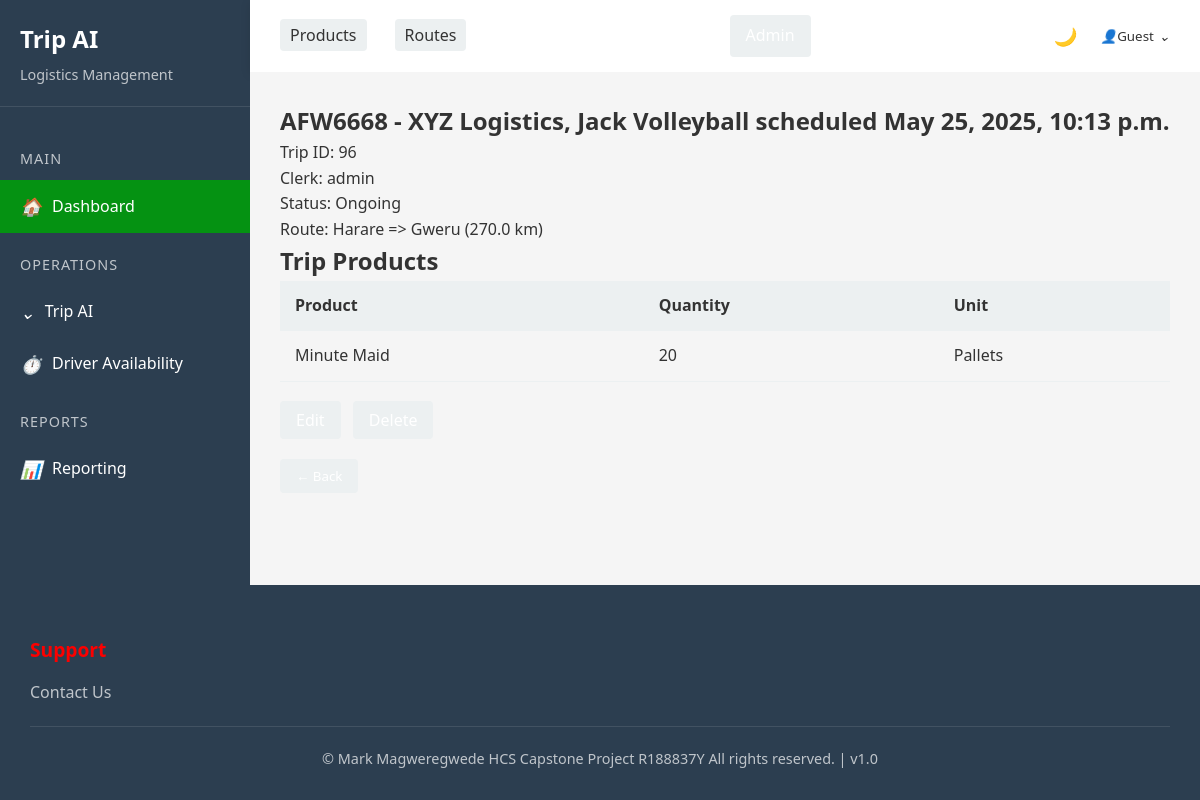
/app/trip/96/, run on an earlier commit of the app's database.
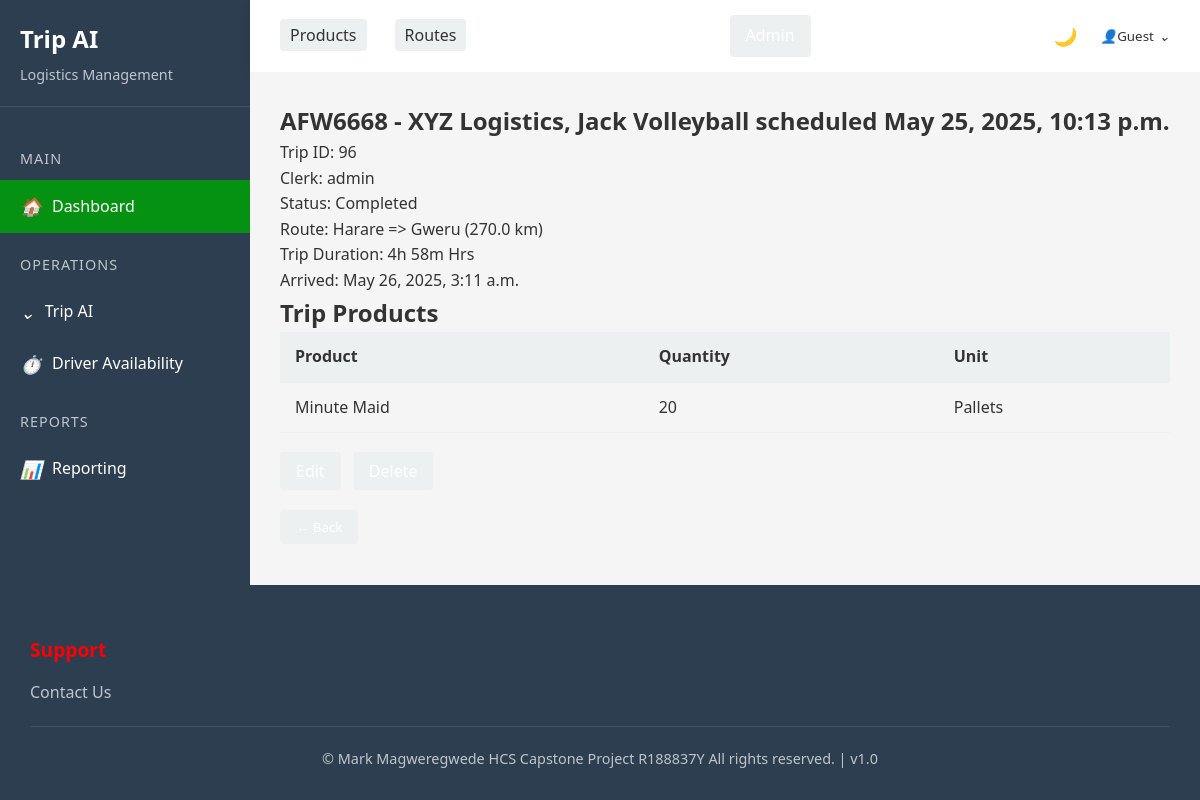
And on a later commit of the database.
### triplog/models.py (models this page shows, shortened)
class Trip(models.Model):
    truck = models.ForeignKey(Truck, on_delete=models.CASCADE, related_name="trips")
    driver = models.ForeignKey(Driver, on_delete=models.CASCADE, related_name="trips")
    departure_time = models.DateTimeField()
    arrival_time = models.DateTimeField(null=True, blank=True)
    status = models.CharField(max_length=20, choices=[("Ongoing", "Ongoing"), ("Completed", "Completed")], default="Ongoing")
    clerk = models.ForeignKey("auth.User",on_delete=models.CASCADE)

class Truck(models.Model):
    plate_number = models.CharField(max_length=7, unique=True)
    capacity_kg = models.FloatField()
    truck_company = models.ForeignKey(TruckCompany, on_delete=models.CASCADE, related_name="trucks")
    status = models.CharField(max_length=50, choices=[("Active", "Active"),("In Use", "In Use"),("Maintenance", "Maintenance")])
    def __str__(self):
        return f"{self.plate_number} - {self.truck_company.name}"

class TruckCompany(models.Model):
    name = models.CharField(max_length=255)
    contact = models.CharField(max_length=20)
    email = models.CharField(max_length=30)
    address = models.CharField(max_length=255)

class Driver(models.Model):
    name = models.CharField(max_length=255)
    license_number = models.CharField(max_length=10, unique=True)
    assigned_truck = models.OneToOneField(
        Truck, on_delete=models.SET_NULL, null=True, blank=True,unique=True)
    contact = models.CharField(max_length=10)
    def __str__(self):
        return self.name

class TripRoute(models.Model):
    trip = models.ForeignKey(Trip, on_delete=models.CASCADE, related_name="trip_routes")
    route = models.ForeignKey(Route, on_delete=models.CASCADE)
    actual_time_min = models.IntegerField(editable=True, null=True, blank=True)  # Auto-calculated field

class Route(models.Model):
    origin = models.CharField(max_length=255)
    destination = models.CharField(max_length=255)
    distance_km = models.FloatField()
    estimated_time_min = models.IntegerField()

class TripProduct(models.Model):
    trip = models.ForeignKey(Trip, on_delete=models.CASCADE, related_name="trip_products")
    product = models.ForeignKey(Product, on_delete=models.CASCADE)
    quantity = models.IntegerField()
    unit = models.CharField(max_length=50, choices=[("Pallets", "Pallets"), ("Cases", "Cases")])

class Product(models.Model):
    name = models.CharField(max_length=255)
    category = models.CharField(max_length=20, choices=[("Water", "Water"), ("Cordial", "Cordial"),("Juice","Juice")])
    description = models.TextField()

### triplog/views.py (the view)
# urls.py: path("trip/<int:pk>/", TripDetailView.as_view(), name="trip_detail"),
class TripDetailView(DetailView):
    model = Trip
    template_name = "trip/trip_detail.html"
    context_object_name = "trip"
    def get_context_data(self, **kwargs):
        context = super().get_context_data(**kwargs)
        context['trip_routes'] = TripRoute.objects.filter(trip=self.object)
        context['tripproducts'] = TripProduct.objects.filter(trip=self.object)
        return context

### triplog/templatetags/time_filters.py (called while the page is built)
@register.filter
def minutes_to_hours(minutes):
    if minutes is None:
        return "Trip NOT COMPLETE"  # Handle cases where the value is None
    hours = minutes // 60
    mins = minutes % 60
    return f"{hours}h {mins}m" if hours else f"{mins}m"

### templates/trip/trip_detail.html (shortened to what this page needs)
{% extends "base.html" %}
{% load time_filters %}
{% block content %}
<div class="trip">
    <h2>{{ object.truck }}, {{ object.driver }} scheduled {{ object.departure_time }}</h2>
    <p>Trip ID: {{ object.id }}</p>
    <p>Clerk: {{ object.clerk }}</p>
    <p>Status: {{ object.status }}</p>
    {% if trip_routes %}
    {% for route in trip_routes %}
    <p>Route: {{ route.route.origin }} => {{ route.route.destination }} ({{ route.route.distance_km }} km)</p>
    {% if object.status == "Completed" %}
    <p>Trip Duration: {{ route.actual_time_min|minutes_to_hours|default:"-" }} Hrs </p>
    {% endif %}
    {% endfor %}
    {% endif %}
    {% if object.status == "Completed" %}
    <p>Arrived: {{ object.arrival_time }}</p>
    {% endif %}
</div>
<div>
    <h2>Trip Products</h2>
    {% if tripproducts %}
    <table>
        <tr>
            <th>Product</th>
            <th>Quantity</th>
            <th>Unit</th>
        </tr>
        {% for product in tripproducts %}
        <tr>
            <td>{{ product.product.name }}</td>
            <td>{{ product.quantity }}</td>
            <td>{{ product.unit }}</td>
        </tr>
        {% endfor %}
    </table>
    {% else %}
    <p>No products assigned to this trip yet.</p>
    {% endif %}
</div>
<div>
    <br>
    <a href="{% url 'trip_edit' trip.pk %}" class="btn btn-secondary">Edit</a>
    <a href="{% url 'trip_delete' trip.pk %}" class="btn btn-secondary delete-btn">Delete</a>
    <br>
    <br>
    <button id="back-btn" onclick="history.back()" class="back-btn btn btn-secondary">← Back</button>
</div>
{% endblock content %}

### templates/base.html (shortened to what this page needs)
{% load static %}
<!DOCTYPE html>
<html lang="en">
<head>
    <link rel="stylesheet" href="{% static 'css/style.css' %}">
</head>
<body>
    <div class="container">
        <aside class="sidebar">
            <div onclick="window.location.href='/';" style="cursor: pointer;" class="sidebar-header">
                <h2>Trip AI</h2>
                <p>Logistics Management</p>
            </div>
            <div class="sidebar-menu">
                <div class="menu-category">Main</div>
                <div class="menu-item active" onclick="window.location.href='/app'">
                    <i class="icon-home"></i>
                    <span>Dashboard</span>
                </div>
                <div class="menu-category">Operations</div>
                <div class="menu-item" onclick="toggleSubmenu('trip-ai-menu')">
                    <i class="icon-chevron"></i>
                    <span>Trip AI</span>
                </div>
                <div class="menu-item" onclick="loadContent('driver-availability')">
                    <i class="icon-availability"></i>
                    <span>Driver Availability</span>
                </div>
                <div class="menu-category">Reports</div>
                <div class="menu-item" onclick="window.location.href='/app/reporting/';">
                    <i class="icon-reporting"></i>
                    <span>Reporting</span>
                </div>
            </div>
        </aside>
        <main class="main-content">
            <nav class="navbar">
                <ul class="nav-links">
                    <li><a href="{% url 'product_list'  %}" class="btn btn-secondary">Products</a></li>
                    <li><a href="{% url 'route_list'  %}" class="btn btn-secondary">Routes</a></li>
                </ul>
                <a href="/admin" class="btn btn-secondary" target=" _blank">Admin</a>
                <div class="user-actions">
                    <div class="dark-mode-toggle" id="darkModeToggle">
                        <i class="icon-moon"></i>
                    </div>
                    <div class="user-dropdown">
                        <button class="dropdown-btn">
                            <i class="icon-user"></i>
                            {% if user.is_authenticated %}
                            {{ user.username }}
                            {% else %}
                            Guest
                            {% endif %}
                            <i class="icon-chevron"></i>
                        </button>
                    </div>
                </div>
            </nav>
            <div class="content-area" id="content-area">
                {% block content %}
                {% endblock %}
            </div>
        </main>
    </div>
    <footer>
        <div class="footer-section">
            <h3>Support</h3>
            <ul>
                <li><a href="#">Contact Us</a></li>
            </ul>
        </div>
        <div class="footer-bottom">
            <p>&copy; Mark Magweregwede HCS Capstone Project R188837Y All rights reserved. | v1.0</p>
        </div>
    </footer>
</body>
</html>

### static/css/style.css (style rules this page uses)
:root { --primary-color: rgb(5, 146, 18); --secondary-color: rgb(6, 208, 1); --accent-color: rgb(155, 236, 0); --highlight-color: rgb(252, 0, 0); --dark-color: #2c3e50; --light-color: #ecf0f1; --text-color: #333; --bg-color: #f5f5f5; --card-bg: white; --footer-bg: var(--dark-color); --footer-text: white; }
* { margin: 0; padding: 0; box-sizing: border-box; font-family: 'Segoe UI', Tahoma, Geneva, Verdana, sans-serif; }
body { background-color: var(--bg-color); color: var(--text-color); line-height: 1.6; display: flex; flex-direction: column; min-height: 100vh; transition: background-color 0.3s, color 0.3s; }
a { text-decoration: none; color: inherit; }
.container { display: flex; flex: 1; }
.sidebar { width: 250px; background-color: var(--dark-color); color: white; padding: 20px 0; transition: all 0.3s; }
.sidebar-header { padding: 0 20px 20px; border-bottom: 1px solid rgba(255, 255, 255, 0.1); }
.sidebar-header h2 { font-size: 1.5rem; margin-bottom: 5px; }
.sidebar-header p { color: rgba(255, 255, 255, 0.7); font-size: 0.9rem; }
.sidebar-menu { padding: 20px 0; }
.menu-category { padding: 10px 20px; color: rgba(255, 255, 255, 0.7); font-size: 0.9rem; text-transform: uppercase; letter-spacing: 1px; margin-top: 10px; }
.menu-item { padding: 12px 20px; display: flex; align-items: center; cursor: pointer; transition: all 0.3s; }
.menu-item.active { background-color: var(--primary-color); }
.menu-item i { margin-right: 10px; font-size: 1.1rem; }
.main-content { flex: 1; display: flex; flex-direction: column; }
.navbar { background-color: var(--card-bg); padding: 15px 30px; display: flex; justify-content: space-between; align-items: center; box-shadow: 0 2px 10px rgba(0, 0, 0, 0.1); transition: background-color 0.3s; }
.nav-links { display: flex; list-style: none; }
.nav-links li { margin-right: 20px; }
.nav-links a { color: var(--text-color); font-weight: 500; padding: 5px 10px; border-radius: 4px; transition: all 0.3s; }
.user-actions { display: flex; align-items: center; gap: 15px; }
.dark-mode-toggle { display: flex; align-items: center; cursor: pointer; color: var(--text-color); }
.dark-mode-toggle i { margin-right: 5px; font-size: 1.1rem; }
.user-dropdown { position: relative; display: inline-block; }
.dropdown-btn { background-color: transparent; border: none; cursor: pointer; display: flex; align-items: center; color: var(--text-color); font-weight: 500; }
.dropdown-btn i { margin-left: 5px; }
.content-area { flex: 1; padding: 30px; background-color: var(--bg-color); transition: background-color 0.3s; }
.btn { padding: 10px 20px; border-radius: 4px; border: none; cursor: pointer; font-weight: 500; transition: all 0.3s; }
.btn-secondary { background-color: var(--light-color); color: var(--text-color); }
table { width: 100%; border-collapse: collapse; }
th, td { padding: 12px 15px; text-align: left; border-bottom: 1px solid var(--light-color); }
th { background-color: var(--light-color); font-weight: 600; }
footer { background-color: var(--footer-bg); color: var(--footer-text); padding: 30px; margin-top: auto; transition: background-color 0.3s, color 0.3s; }
.footer-section { flex: 1; min-width: 250px; margin-bottom: 20px; }
.footer-section h3 { margin-bottom: 15px; font-size: 1.2rem; color: var(--highlight-color); }
.footer-section ul { list-style: none; }
.footer-section ul li { margin-bottom: 10px; }
.footer-section ul li a { color: rgba(255, 255, 255, 0.7); transition: all 0.3s; }
.footer-bottom { text-align: center; padding-top: 20px; border-top: 1px solid rgba(255, 255, 255, 0.1); margin-top: 20px; color: rgba(255, 255, 255, 0.7); font-size: 0.9rem; }
.icon-home::before { content: "🏠"; }
.icon-user::before { content: "👤"; }
.icon-availability::before { content: "⏱️"; }
.icon-reporting::before { content: "📊"; }
.icon-chevron::before { content: "⌄"; }
.icon-moon::before { content: "🌙"; }

### templates/trip/trip_detail.html (style rules this page uses)
.btn { padding: 8px 16px; border-radius: 4px; text-decoration: none; color: white; margin-right: 8px; }

What changed in the data, as far as the page shows it:
changed Trip "AFW6668 - XYZ Logistics": status "Ongoing" → "Completed"; arrival_time (not shown) → "May 26, 2025, 3:11 a.m."
changed TripRoute "Harare": actual_time_min|minutes_to_hours (not shown) → "4h 58m"
Also different on the page:
text now shown: "Arrived:"
